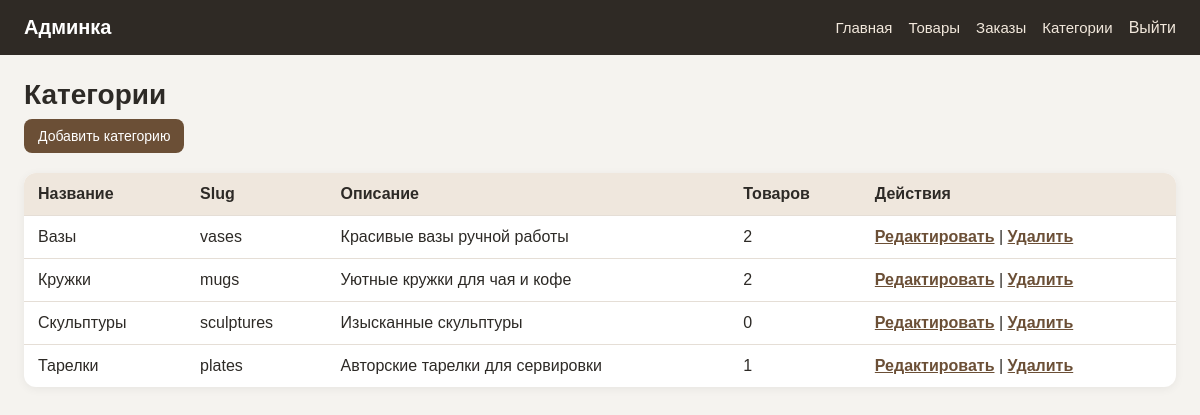
/admin/categories (signed in), run on an earlier commit of the app's database.
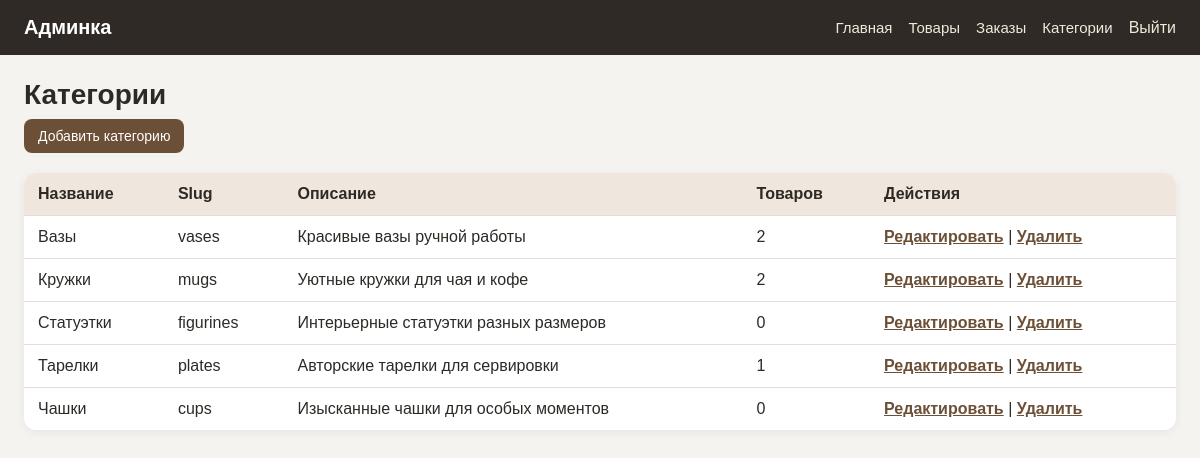
And on a later commit of the database.
### tables this page shows
CREATE TABLE categories (
    id INTEGER PRIMARY KEY AUTOINCREMENT,
    name TEXT NOT NULL UNIQUE,
    slug TEXT NOT NULL UNIQUE,
    description TEXT
    );

### routes/admin.py (the view)
@admin_bp.route('/admin/categories')
def admin_categories():
    categories = get_all_categories_with_product_count()
    return render_template('admin/categories.html', categories=categories)

### app.py (called while the page is built, shortened)
@app.before_request
def protect_from_csrf():
    if request.method != "POST":
        return

@app.context_processor
def inject_cart_count():
    return {"cart_count": get_cart_count(session)}

@app.context_processor
def inject_csrf_token():
    return {"csrf_token": get_csrf_token}

### db.py (called while the page is built)
def get_db_connection():
    conn = sqlite3.connect("shop.db")
    conn.row_factory = sqlite3.Row
    return conn

def get_all_categories_with_product_count():
    conn = get_db_connection()
    categories = conn.execute('''SELECT categories.*, COUNT(products.id) AS products_count
                              FROM categories
                              LEFT JOIN products
                              ON products.category_id = categories.id
                              GROUP BY categories.id
                              ORDER BY categories.name''').fetchall()
    conn.close()
    return categories

### routes/admin.py (called while the page is built)
@admin_bp.before_request
def require_admin_login():
    allowed_endpoints = {
        'admin.login'
    }
    if request.endpoint in allowed_endpoints:
        return
    if session.get('is_admin'):
        return
    flash('Сначала войдите в админку', 'error')
    return redirect(url_for('admin.login'))

### templates/admin/categories.html (shortened to what this page needs)
{% extends 'admin/base.html' %}
{% block content %}
<h1 class="admin-page-title">Категории</h1>
<div class="admin-actions">
    <a href="{{ url_for('admin.new_category_route') }}" class="admin-button">
        Добавить категорию
    </a>
</div>
{% if categories %}
    <div class="admin-table-wrapper">
        <table class="admin-table">
            <tr>
                <th>Название</th>
                <th>Slug</th>
                <th>Описание</th>
                <th>Товаров</th>
                <th>Действия</th>
            </tr>
            {% for category in categories %}
                <tr>
                    <td>{{ category.name }}</td>
                    <td>{{ category.slug }}</td>
                    <td>
                        {{ category.description if category.description else '—' }}
                    </td>
                    <td>{{ category.products_count}}</td>
                    <td>
                        <a href="{{url_for('admin.edit_category_route', slug=category.slug)}}">Редактировать</a>
                        |
                        <form action="{{url_for('admin.delete_category_route', slug=category.slug)}}" method="post" class="admin-inline-form" onsubmit="return confirm('Удалить категорию?')">
                            <button type="submit" class="admin-link-button">Удалить</button>
                        </form>
                    </td>
                </tr>
            {% endfor %}
        </table>
    </div>
{% else %}
    <p class="empty-message">Категорий пока нет</p>
{% endif %}
{% endblock %}

What changed in the data, as far as the page shows it:
removed categories: name "Скульптуры", slug "sculptures", description "Изысканные скульптуры", products_count "0"
added categories: name "Статуэтки", slug "figurines", description "Интерьерные статуэтки разных размеров", products_count "0"
added categories: name "Чашки", slug "cups", description "Изысканные чашки для особых моментов", products_count "0"
